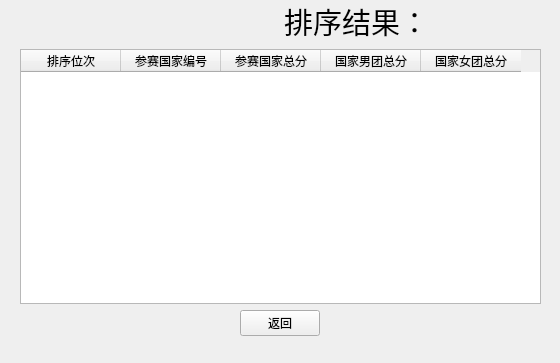
<?xml version="1.0" encoding="UTF-8"?>
<ui version="4.0">
 <class>widget</class>
 <widget class="QWidget" name="widget">
  <property name="geometry">
   <rect>
    <x>0</x>
    <y>0</y>
    <width>560</width>
    <height>363</height>
   </rect>
  </property>
  <property name="windowTitle">
   <string>排序结果</string>
  </property>
  <widget class="QWidget" name="layoutWidget">
   <property name="geometry">
    <rect>
     <x>20</x>
     <y>0</y>
     <width>521</width>
     <height>336</height>
    </rect>
   </property>
   <layout class="QVBoxLayout" name="verticalLayout">
    <item>
     <layout class="QHBoxLayout" name="horizontalLayout">
      <item>
       <widget class="QLabel" name="label_2">
        <property name="text">
         <string/>
        </property>
        <property name="pixmap">
         <pixmap>../image/circle.png</pixmap>
        </property>
       </widget>
      </item>
      <item>
       <widget class="QLabel" name="label">
        <property name="font">
         <font>
          <family>等线</family>
          <pointsize>22</pointsize>
         </font>
        </property>
        <property name="text">
         <string>排序结果：</string>
        </property>
       </widget>
      </item>
     </layout>
    </item>
    <item>
     <widget class="QTableWidget" name="tableWidget">
      <attribute name="horizontalHeaderVisible">
       <bool>true</bool>
      </attribute>
      <attribute name="verticalHeaderVisible">
       <bool>false</bool>
      </attribute>
      <column>
       <property name="text">
        <string>排序位次</string>
       </property>
      </column>
      <column>
       <property name="text">
        <string>参赛国家编号</string>
       </property>
      </column>
      <column>
       <property name="text">
        <string>参赛国家总分</string>
       </property>
      </column>
      <column>
       <property name="text">
        <string>国家男团总分</string>
       </property>
      </column>
      <column>
       <property name="text">
        <string>国家女团总分</string>
       </property>
      </column>
     </widget>
    </item>
    <item>
     <layout class="QHBoxLayout" name="horizontalLayout_2">
      <item>
       <widget class="QPushButton" name="back_button">
        <property name="sizePolicy">
         <sizepolicy hsizetype="Fixed" vsizetype="Minimum">
          <horstretch>0</horstretch>
          <verstretch>0</verstretch>
         </sizepolicy>
        </property>
        <property name="text">
         <string>返回</string>
        </property>
       </widget>
      </item>
     </layout>
    </item>
   </layout>
  </widget>
 </widget>
 <resources/>
 <connections/>
</ui>
